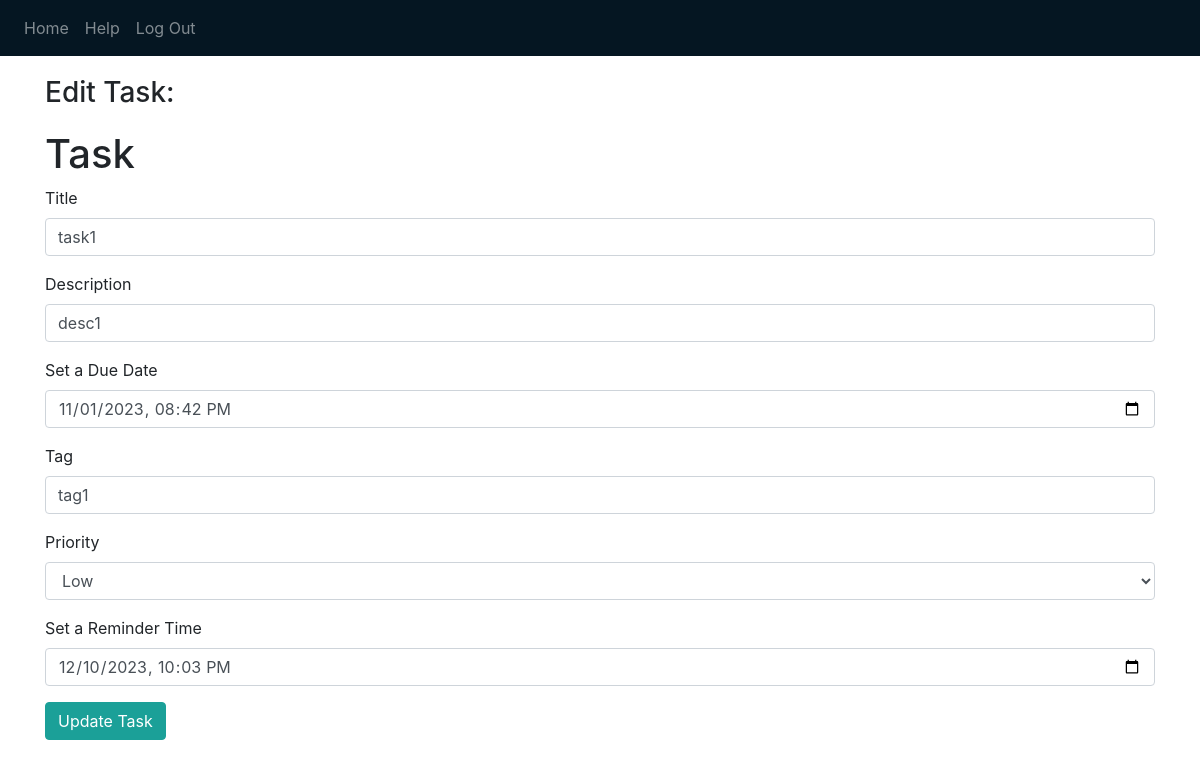
Page /editform?taskid=1 (signed in) on the earlier database version.
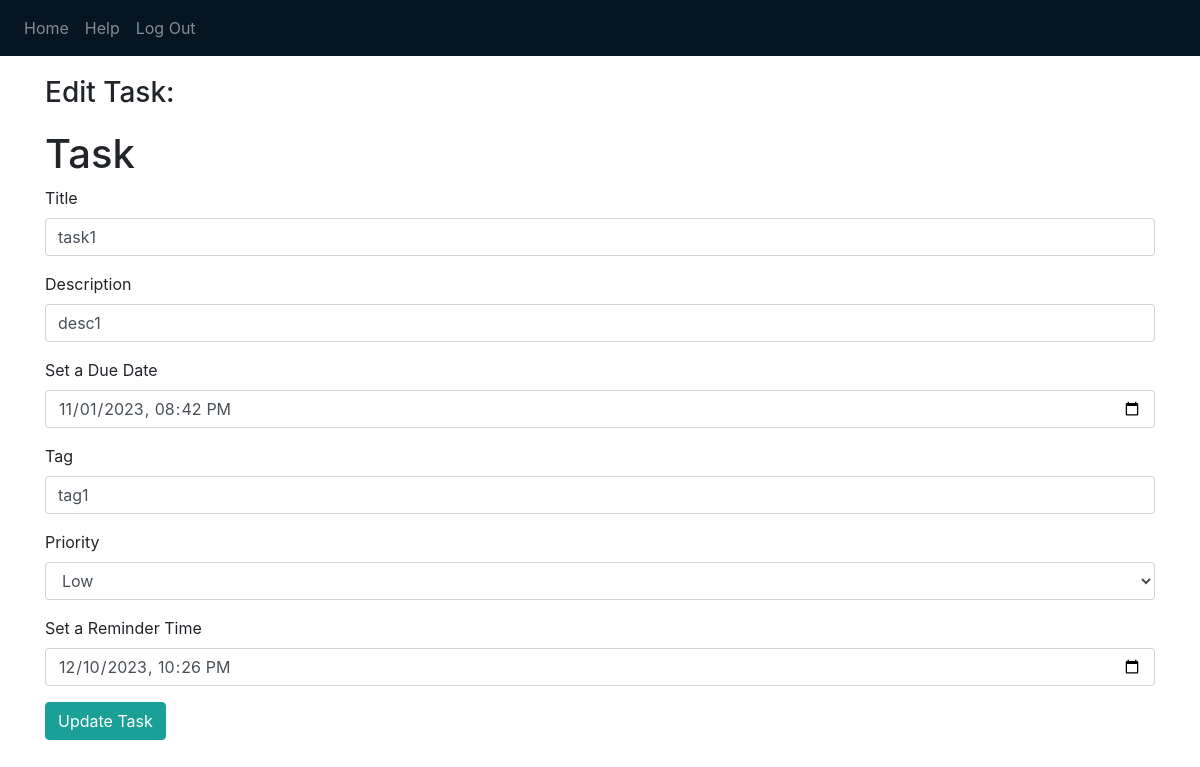
Same page on the later database version.
### website/models.py (models this page shows)
class Task(db.Model):
    id = db.Column(db.Integer, primary_key=True) #ID will be incremented on its own
    user_id = db.Column(db.Integer, db.ForeignKey('user.id')) #Foreign key is the user.id that created the task
    title = db.Column(db.String(1000)) #This will be the title of the task that was created
    description = db.Column(db.String(10000)) #The user can add notes and detail to tasks that they are creating
    due_date = db.Column(db.String(40)) # YYYY-MM-DD Format || The HTML is in MM/
    tag = db.Column(db.String(6))
    priority = db.Column(db.String(6)) #should only be 'Low', 'Medium', 'High'
    status = db.Column(db.Boolean, default=False) #False for incomplete, True for complete
    reminder_time = db.Column(db.String(40))

### website/views.py (the view, shortened to what this page needs)
@views.route('/editform', methods = ['GET', 'POST'])
@login_required
def editform():
    taskid=request.args.get('taskid',None)
    task = Task.query.filter_by(id=taskid).first()
    return render_template("editform.html", user=current_user, task=task)

### website/__init__.py (called while the page is built)
def create_app(database_uri="sqlite:///" + DB_NAME):
    app = Flask(__name__)
    app.config['SECRET_KEY'] = 'THIS IS THE KEY FOR THE APP' #can be anything you want but you want to hide this
    app.config['SQLALCHEMY_DATABASE_URI'] = database_uri #Telling flask where the database is located
    db.init_app(app)
    from .views import views
    from .auth import auth
    app.register_blueprint(views, url_prefix='/')
    app.register_blueprint(auth, url_prefix='/')
    from .models import User, Task
    with app.app_context():
        db.create_all()
    login_manager = LoginManager()
    login_manager.login_view = 'auth.login'
    login_manager.init_app(app)
    @login_manager.user_loader
    def load_user(id):
        return User.query.get(int(id))
    return app

### website/templates/editform.html (shortened to what this page needs)
{% extends "base.html" %}
{% block content %}
<h3>Edit Task: </h3>
<form method="POST">
  <h1>Task</h1>
  <div class="form-group">
    <label for="title">Title</label>
    <input type="text" class="form-control" id="title" name="title" placeholder="Add a Title" value="{{ task.title }}">
  </div>
  <div class="form-group">
    <label for="description">Description</label>
    <input  type="text" class="form-control" id="description" name="description"
      placeholder="Add a Description" value="{{ task.description }}">
  </div>
  <div class="form-group">
    <label for="date">Set a Due Date</label>
    <input type="datetime-local" class="form-control" id="date" name="date" value="{{ task.due_date }}">
  </div>
  <div class="form-group">
    <label for="tag">Tag</label>
    <input type="text" class="form-control" id="tag" name="tag" placeholder="#..." value="{{ task.tag }}">
  </div>
  <div class="form-group">
    <label for="priority">Priority</label>
    <select class="form-control" id="priority" name="priority">
      <option value="Low" {% if task.priority=='Low' %}selected{% endif %}>Low</option>
    </select>
  </div>
  <div class="form-group">
    <label for="reminder_time">Set a Reminder Time</label>
    <input type="datetime-local" class="form-control" id="reminder_time" name="reminder_time" value="{{ task.reminder_time}}">
  </div>
  <div>
    <button type="submit" class="btn btn-primary">Update Task</button>
  </div>
</form>
{% endblock %}

Differences in the rows shown:
changed Task "task1": reminder_time "12/10/2023 22:03" → "12/10/2023 22:26"
